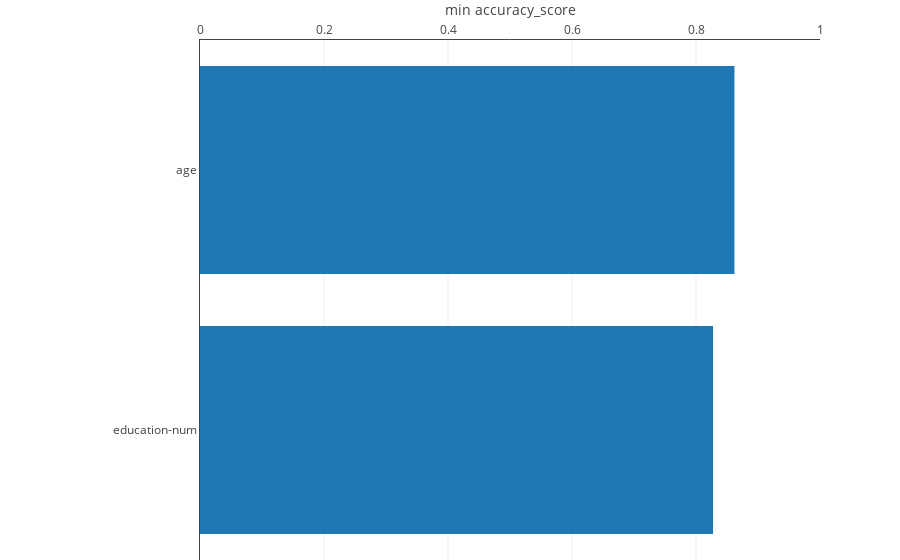

Notebook code for this chart:
### Markdown cell above
We can also rank features by their impact on performance. Here, we want to show how bad the model can be when we make each feature's mean change:

### Code cell
explainer.plot_performance_ranking(
    X_test=X_test[['age', 'education-num']],
    y_test=y_test,
    y_test_pred=y_pred > 0.5,
    metric=metrics.accuracy_score,
    criterion="min", # See API reference
    inline=True
)

### Figure 1 — Plotly figure (JSON) as saved in the notebook; plotly's stock layout.template omitted (floating-point values rounded to 4 significant figures)
{"data": [{"hoverinfo": "x", "orientation": "h", "type": "bar", "uid": "4e27da03-506d-47ce-b4f1-14f56fe06945", "x": [0.8275, 0.862], "y": ["education-num", "age"]}], "layout": {"margin": {"b": 0, "l": 200, "t": 40}, "xaxis": {"fixedrange": true, "range": [0, 1], "showline": true, "side": "top", "title": {"text": "min accuracy_score"}, "zeroline": false}, "yaxis": {"fixedrange": true, "showline": true, "zeroline": false}}}
